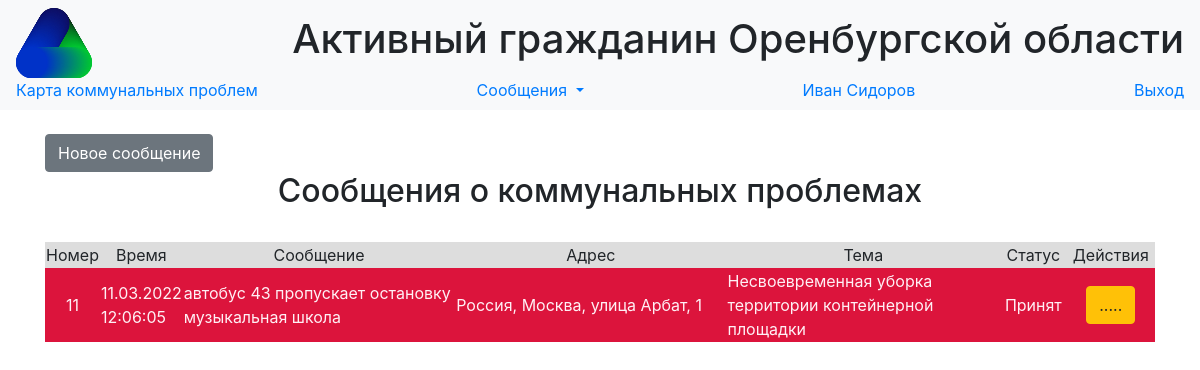
Before: /calls (signed in) with the older database file.
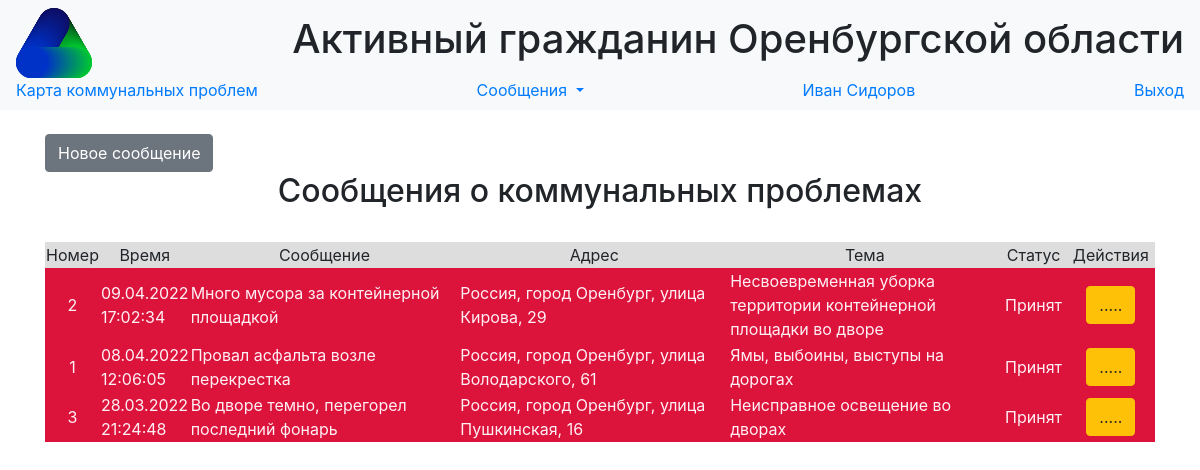
After: the same page with the newer database file.
### data/calls.py (models this page shows, shortened)
class Call(SqlAlchemyBase, SerializerMixin):
    __tablename__ = 'calls'
    id = sqlalchemy.Column(sqlalchemy.Integer,
                           primary_key=True, autoincrement=True)
    message = sqlalchemy.Column(sqlalchemy.String, nullable=True)
    address = sqlalchemy.Column(sqlalchemy.String, nullable=True)
    point = sqlalchemy.Column(sqlalchemy.String, nullable=True)
    service = sqlalchemy.Column(sqlalchemy.String, nullable=True)
    status = sqlalchemy.Column(sqlalchemy.String, nullable=True)
    call_time = sqlalchemy.Column(sqlalchemy.DateTime,
                                  default=datetime.datetime.utcnow())
    finish_time = sqlalchemy.Column(sqlalchemy.DateTime,
                                    nullable=True)
    answer = sqlalchemy.Column(sqlalchemy.String, nullable=True)

### main.py (the view)
@app.route('/calls')
@login_required
def calls():
    db_sess = db_session.create_session()
    calls = db_sess.query(Call).order_by(desc(Call.call_time)).all()
    db_sess.commit()
    return render_template('calls.html', calls=calls, time_now=datetime.datetime.today())

### data/db_session.py (called while the page is built)
def create_session() -> Session:
    global __factory
    return __factory()

### main.py (called while the page is built)
@login_manager.user_loader
def load_user(user_id):
    db_sess = db_session.create_session()
    return db_sess.query(User).get(user_id)

### templates/calls.html (shortened to what this page needs)
{% extends "base.html" %}
{% block content %}
{% set STATUSES  = {"received": "Принят", "serviced": "Выполняется", "finished":  "Завершен"} %}
<br>
{% if current_user.is_authenticated %}
    <a href="/add_call" class="btn btn-secondary">Новое сообщение</a>
{% endif %}
<br>
<h2 align="center">Сообщения о коммунальных проблемах</h2>
<br>
<div class="table_container">
    <table class="my_table">
        <tr class="my_row">
            <td class="title" width="2%" bgcolor="#dddddd" align="center">Номер</td>
            <td class="title" width="5%" bgcolor="#dddddd" align="center">Время</td>
            <td class="title" width="25%" bgcolor="#dddddd" align="center">Сообщение</td>
            <td class="title" width="25%" bgcolor="#dddddd" align="center">Адрес</td>
            <td class="title" width="25%" bgcolor="#dddddd" align="center">Тема</td>
            <td class="title" width="6%" bgcolor="#dddddd" align="center">Статус</td>
            <td class="title" width="8%" bgcolor="#dddddd" align="center">Действия</td>
        </tr>
        {% for call in calls %}
            {% if (time_now - call.call_time).days >= 10 and call.status != "finished" %}
                {%  set color = "#dc143c" %}
                {% set text_color = "#FFF0F5" %}
            {% else %}
                {% set color = "#d0daed"  %}
                {% set text_color = "ffffff" %}
            {% endif %}
        <tr class="my_row">
            <td class="ordinary" bgcolor ={{color}} align="center" style="color:{{text_color}}">{{ call.id }}</td>
            <td class="ordinary" bgcolor ={{color}} style="color:{{text_color}}">{{ moment(call.call_time).format("DD.MM.YYYY HH:mm:ss") }}</td>
            <td class="ordinary" bgcolor ={{color}} style="color:{{text_color}}">{{ call.message }}</td>
            <td class="ordinary" bgcolor ={{color}} style="color:{{text_color}}">
                <span class="ymaps-geolink">
                        {{ call.address }}
                </span>
            </td>
            <td class="ordinary" bgcolor ={{color}} style="color:{{text_color}}">
                {{ call.service }}
            </td>
            <td class="ordinary" bgcolor ={{color}} align="center" style="color:{{text_color}}">{{ STATUSES[call.status] }}</td>
            <td class="ordinary" bgcolor ={{color}} align="center" style="color:{{text_color}}">
                {% if current_user.is_authenticated %}
                <div>       <a href="/calls/{{ call.id }}" class="btn btn-warning">.....</a>
                </div>
                {% endif %}
            </td>
        </tr>
        {% endfor %}
    </table>
</div>
{% endblock %}

Changed rows visible on the page:
removed Call: id "11", call_time "11.03.2022 12:06:05", message "автобус 43 пропускает остановку музыкальная школа", address "Россия, Москва, улица Арбат, 1", service "Несвоевременная уборка территории контейнерной площадки", status "Принят"
added Call: id "2", call_time "09.04.2022 17:02:34", message "Много мусора за контейнерной площадкой", address "Россия, город Оренбург, улица Кирова, 29", service "Несвоевременная уборка территории контейнерной площадки во дворе", status "Принят"
added Call: id "1", call_time "08.04.2022 12:06:05", message "Провал асфальта возле перекрестка", address "Россия, город Оренбург, улица Володарского, 61", service "Ямы, выбоины, выступы на дорогах", status "Принят"
added Call: id "3", call_time "28.03.2022 21:24:48", message "Во дворе темно, перегорел последний фонарь", address "Россия, город Оренбург, улица Пушкинская, 16", service "Неисправное освещение во дворах", status "Принят"
